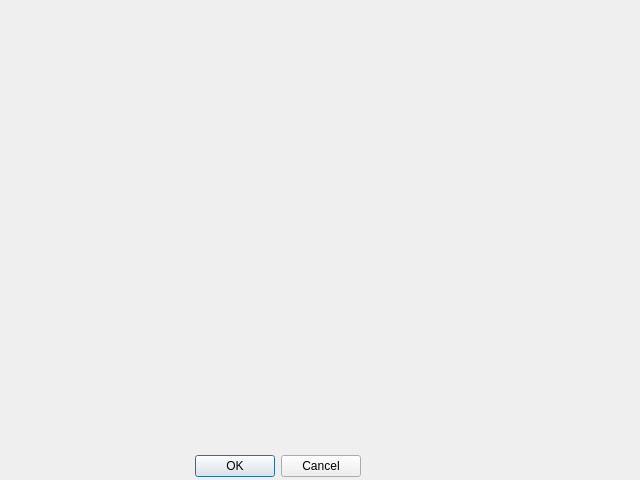
<?xml version="1.0" encoding="UTF-8"?>
<ui version="4.0">
 <class>GameOverDialog</class>
 <widget class="QDialog" name="GameOverDialog">
  <property name="geometry">
   <rect>
    <x>0</x>
    <y>0</y>
    <width>640</width>
    <height>480</height>
   </rect>
  </property>
  <property name="windowTitle">
   <string>Dialog</string>
  </property>
  <widget class="QDialogButtonBox" name="buttonBox">
   <property name="geometry">
    <rect>
     <x>-260</x>
     <y>450</y>
     <width>621</width>
     <height>32</height>
    </rect>
   </property>
   <property name="orientation">
    <enum>Qt::Horizontal</enum>
   </property>
   <property name="standardButtons">
    <set>QDialogButtonBox::Cancel|QDialogButtonBox::Ok</set>
   </property>
  </widget>
 </widget>
 <resources/>
 <connections>
  <connection>
   <sender>buttonBox</sender>
   <signal>accepted()</signal>
   <receiver>GameOverDialog</receiver>
   <slot>accept()</slot>
   <hints>
    <hint type="sourcelabel">
     <x>248</x>
     <y>254</y>
    </hint>
    <hint type="destinationlabel">
     <x>157</x>
     <y>274</y>
    </hint>
   </hints>
  </connection>
  <connection>
   <sender>buttonBox</sender>
   <signal>rejected()</signal>
   <receiver>GameOverDialog</receiver>
   <slot>reject()</slot>
   <hints>
    <hint type="sourcelabel">
     <x>316</x>
     <y>260</y>
    </hint>
    <hint type="destinationlabel">
     <x>286</x>
     <y>274</y>
    </hint>
   </hints>
  </connection>
 </connections>
</ui>
